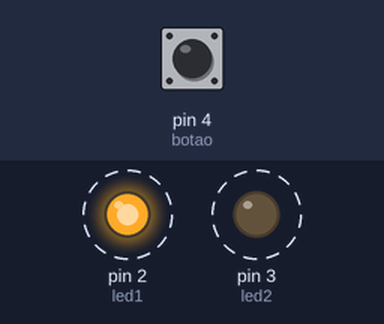
Bench run of a sketch on a simulated Arduino Uno, built with avr-gcc and run on an emulated ATmega328P. Shown: output pins drawn as LEDs (lit = HIGH). Dashed ring = blinking. The inputs (shaded band) are chosen by the test bench; at power-on: pin 4 (botao) HIGH.

Above: at 1.25 s.
1.3 s: pin 4 (botao) pulled LOW for 0.25 s
At 1.7 s:
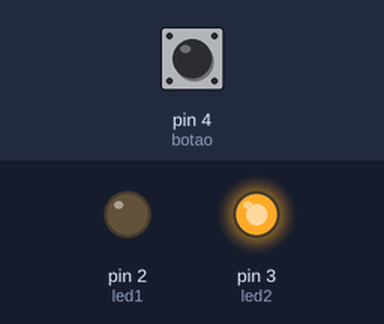
At 2.3 s:
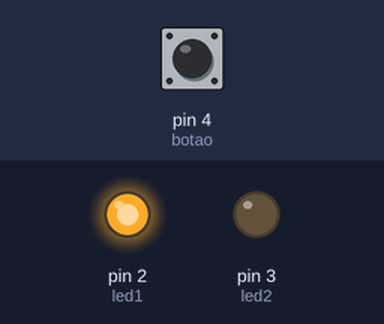
Timing chart, 0 to 10.3 s (numbered marks = the images above; inputs shaded):
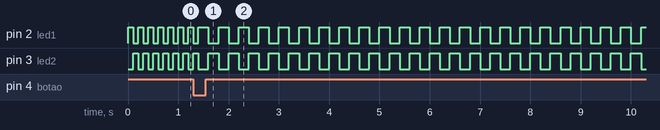

Measured:
- by itself, pin 2 (led1): repeats every 0.40 s: HIGH 0.20 s, LOW 0.20 s
- by itself, pin 3 (led2): repeats every 0.40 s: LOW 0.20 s, HIGH 0.20 s

The sketch:

aulaBotao.ino
```cpp
// referencias bibliograficas
//https://www.tinkerhobby.com/pull-up-resistors/
//https://learn.sparkfun.com/tutorials/pull-up-resistors/all

#define led1  2
#define led2  3
#define botao 4

void setup()
{
  pinMode(led1, OUTPUT);
  pinMode(led2, OUTPUT);

  pinMode(botao, INPUT_PULLUP);


}
/* Comentario de bloco */
int lDelay = 100;
int vBotao = LOW;

void loop()
{
  vBotao = digitalRead(botao);

  if (vBotao == LOW)
  {
    lDelay += 100;
    if (lDelay > 500)
      lDelay = 100;
  }

  digitalWrite(led1, HIGH);
  digitalWrite(led2, LOW);
  delay(lDelay); // Wait for 1000 millisecond(s)
  digitalWrite(led1, LOW);
  digitalWrite(led2, HIGH);
  delay(lDelay); // Wait for 1000 millisecond(s)

}
```
